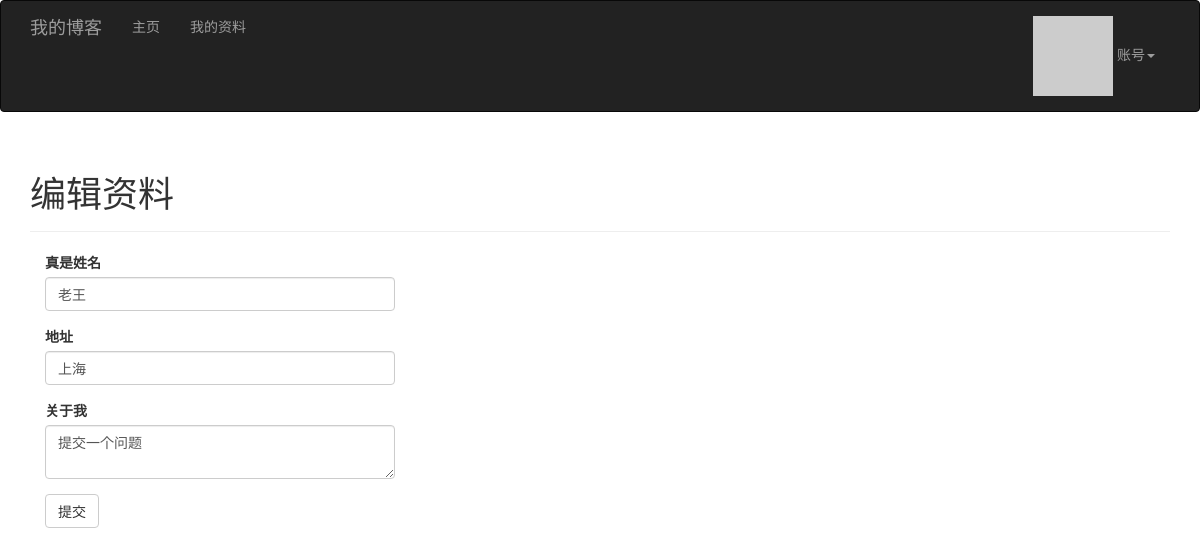
/edit-profile (signed in), run on an earlier commit of the app's database.
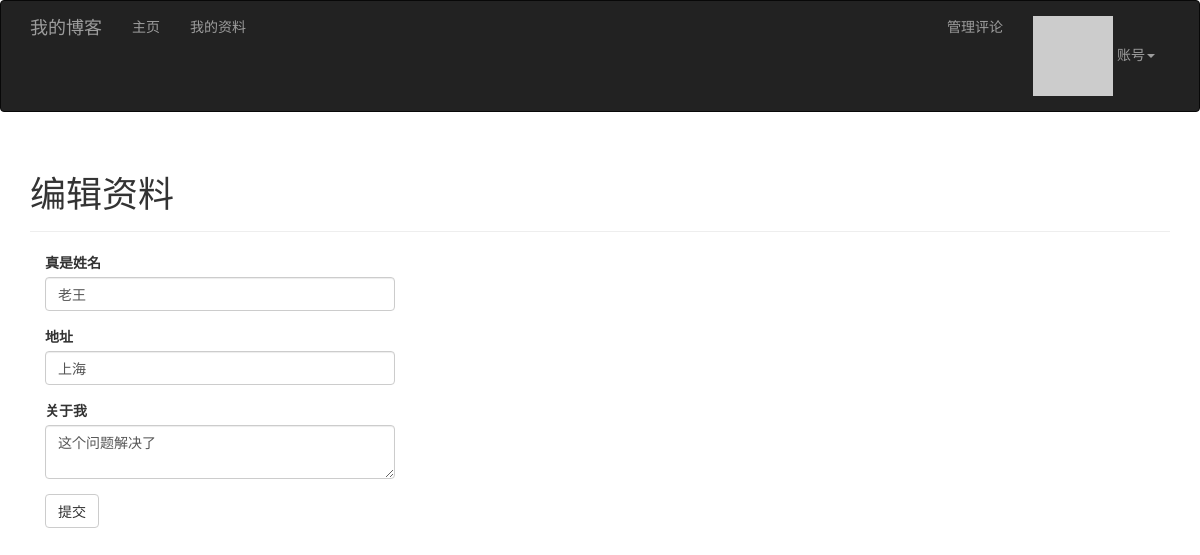
And on a later commit of the database.
### app/models.py (models this page shows, shortened)
class User(UserMixin, db.Model):
    __tablename__ = 'users'
    id = db.Column(db.Integer, primary_key=True)
    email = db.Column(db.String(64), unique=True, index=True)
    username = db.Column(db.String(64), unique=True, index=True)
    password_hash = db.Column(db.String(128))
    role_id = db.Column(db.Integer, db.ForeignKey('roles.id'))
    confirmed = db.Column(db.Boolean, default=False)
    avatar_hash = db.Column(db.String(32))
    name = db.Column(db.String(64))
    location = db.Column(db.String(64))
    about_me = db.Column(db.Text())
    member_since = db.Column(db.DateTime(), default=datetime.utcnow)
    last_seen = db.Column(db.DateTime(), default=datetime.utcnow)
    posts = db.relationship('Post', backref='author', lazy='dynamic')
    followers = db.relationship('Follow', foreign_keys=[Follow.followed_id],
                                backref=db.backref('followed', lazy='joined'), lazy='dynamic',
                                cascade='all, delete-orphan')
    followed = db.relationship('Follow', foreign_keys=[Follow.follower_id],
                               backref=db.backref('follower', lazy='joined'), lazy='dynamic',
                               cascade='all, delete-orphan')
    comments = db.relationship('Comment', backref='author', lazy='dynamic')
    @property
    def password(self):
        """password字段只能赋值，不能读取"""
        raise AttributeError('password is not readable attribute.')
    def gravatar_hash(self):
        return hashlib.md5(self.email.lower().encode('utf-8')).hexdigest()
    def gravatar(self, size=100, default='identicon', rating='g'):
        url = 'https://secure.gravatar.com/avatar'
        hash = self.avatar_hash or self.gravatar_hash()
        return '{url}/{hash}?s={size}&d={default}&r={rating}'.format(
            url=url, hash=hash, size=size, default=default, rating=rating)
    def can(self, permissons):
        return self.role is not None and self.role.has_permission(permissons)
    def ping(self):
        self.last_seen = datetime.utcnow()
        db.session.add(self)

### app/main/views.py (the view, shortened to what this page needs)
@main.route('/edit-profile', methods=['GET', 'POST'])
@login_required
def edit_profile():
    form = EditProfileForm()
    form.name.data = current_user.name
    form.location.data = current_user.location
    form.about_me.data = current_user.about_me
    return render_template('edit_profile.html', form=form)

### app/main/forms.py
class EditProfileForm(FlaskForm):
    name = StringField('真是姓名', validators=[Length(0, 64)])
    location = StringField('地址', validators=[Length(0, 64)])
    about_me = TextAreaField('关于我')
    submit = SubmitField('提交')

### app/auth/views.py (called while the page is built)
@auth.before_app_request
def before_request():
    if current_user.is_authenticated:
        current_user.ping()  # 更新已登录用户的访问时间
        if not current_user.confirmed and request.blueprint != 'auth' and request.endpoint != 'static':
            return redirect(url_for('auth.unconfirmed'))

### app/main/__init__.py (called while the page is built)
@main.app_context_processor
def inject_permissions():
    return dict(Permission=Permission)

### app/models.py (called while the page is built)
@login_manager.user_loader
def load_user(user_id):
    return User.query.get(int(user_id))

    def has_permission(self, perm):
        return self.permissions & perm == perm

### app/templates/edit_profile.html (shortened to what this page needs)
{% extends "base.html" %}
{% import "bootstrap/wtf.html" as wtf %}
{% block page_content %}
<div class="page-header">
    <h1>编辑资料</h1>
</div>
<div class="col-md-4">
    {{ wtf.quick_form(form) }}
</div>
{% endblock %}

What changed in the data, as far as the page shows it:
changed User "老王": about_me "提交一个问题" → "这个问题解决了"
Also different on the page:
text now shown: "管理评论"
